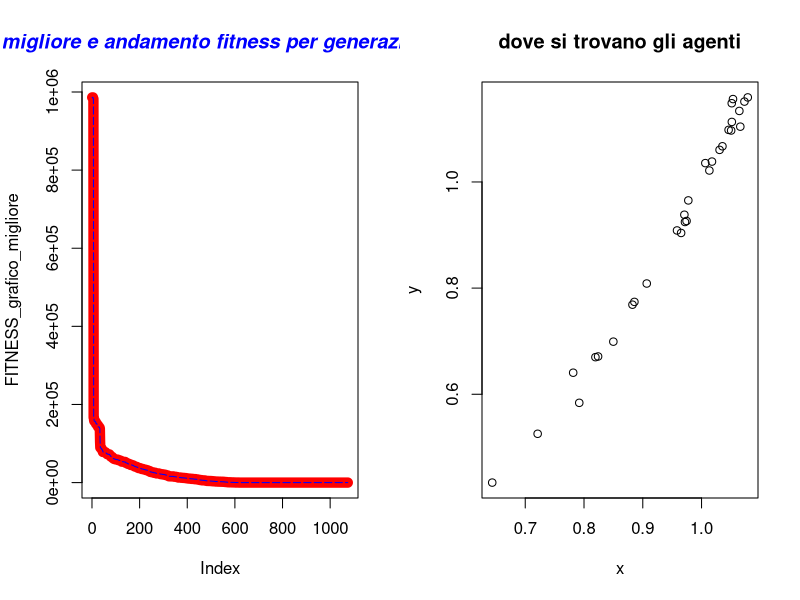

Generate this figure with R:
#  Author Nicola Bernabè ver 1.0 8/11/2021
# the implemented version of the BAT refers to the following Journal:  Bat Algorithm: A Novel Approach for Global Engineering Optimization
#author Xin-She Yang
#



controllo_intervallo<-function(x,y,ub,lb){
    if(x>ub[1]){
        x<-ub[1]
    }
    if(x<lb[1]){
        x<-lb[1]
    }
    if(y>ub[2]){
        y<-ub[2]
    }
    if(y<lb[2]){
        y<-lb[2]
    }

    return (c(x,y))
}


aggiornamento_posizione<-function(Sciame,MAX_DIMENSION_Sciame,j_iterazioni_particelle,f_min,f_max,ub,lb,BEST_FITNESS,r,A,min_max,FUNZIONE_COSTO){
    #message("f_min ",f_min)
    f_i<-f_min+(f_max-f_min)*runif(1,  0,1)
    
    v_x<-Sciame[3,j_iterazioni_particelle]+(Sciame[1,j_iterazioni_particelle]-BEST_FITNESS[1])*f_i
    v_y<-Sciame[4,j_iterazioni_particelle]+(Sciame[2,j_iterazioni_particelle]-BEST_FITNESS[2])*f_i
    #message(v_x," ",Sciame[3,j_iterazioni_particelle]," ",Sciame[1,j_iterazioni_particelle]," ",BEST_FITNESS[1]," ",f_i)
    x<-Sciame[1,j_iterazioni_particelle]+v_x
    y<-Sciame[2,j_iterazioni_particelle]+v_y
    x_y<-controllo_intervallo(x,y,ub,lb)
    x<-x_y[1]
    y<-x_y[2]
    rand<-runif(1,  0,1)
    if(rand>r){
        x<-BEST_FITNESS[1]+0.1*rnorm(1, mean = 0, sd = 1)
        y<-BEST_FITNESS[2]+0.1*rnorm(1, mean = 0, sd = 1)
    }
    x_y<-controllo_intervallo(x,y,ub,lb)
    x<-x_y[1]
    y<-x_y[2]
    sol<-FUNZIONE_COSTO(x_y[1],x_y[2])
    f_new<-sol
    rand<-runif(1,  0,1)
    if(min_max==-1){#minimizzo
        if(f_new<=Sciame[5,j_iterazioni_particelle]&&(rand<A)){
        Sciame[1,j_iterazioni_particelle]<-x_y[1]
        Sciame[2,j_iterazioni_particelle]<-x_y[2]
        Sciame[3,j_iterazioni_particelle]<-v_x
        Sciame[4,j_iterazioni_particelle]<-v_y
        Sciame[5,j_iterazioni_particelle]<-f_new
        
    }
        if(f_new<f_min){
            f_min<-f_new
            
        }


    }else{#massimizzo
        if(f_new>=Sciame[5,j_iterazioni_particelle]&&(rand<A)){
            Sciame[1,j_iterazioni_particelle]<-x_y[1]
            Sciame[2,j_iterazioni_particelle]<-x_y[2]
            Sciame[3,j_iterazioni_particelle]<-v_x
            Sciame[4,j_iterazioni_particelle]<-v_y
            Sciame[5,j_iterazioni_particelle]<-f_new
            
        }
        if(f_new>f_min){
            f_min<-f_new
            
        }


    }
    
    return(list(Sciame,f_min))
}

#aggiorni migliore fitness
aggiorna_fitness<-function(BEST_FITNESS,Migliore_fitness_generazione){
            BEST_FITNESS[1]<-Migliore_fitness_generazione[1]
            BEST_FITNESS[2]<-Migliore_fitness_generazione[2]
            BEST_FITNESS[3]<-Migliore_fitness_generazione[3]#vx 
            BEST_FITNESS[4]<-Migliore_fitness_generazione[4]#vy 
            BEST_FITNESS[5]<-Migliore_fitness_generazione[5]#fitess corrente
    return(BEST_FITNESS)


}

#scorro su tutti gli individui e cerco il fitneess migliore
controllo_migliore_fitness<-function(Sciame,min_max){
    BEST_FITNESS<-c(Sciame[1,1],Sciame[2,1],Sciame[3,1],Sciame[4,1],Sciame[5,1])
    for(i in 2:dim(Sciame)[2]) {
        if(BEST_FITNESS[5]>Sciame[5,i] && min_max==-1){#ricordo che la riga 8 è fitness corrente
            BEST_FITNESS[1]<-Sciame[1,i]#x 
            BEST_FITNESS[2]<-Sciame[2,i]#y 
            BEST_FITNESS[3]<-Sciame[3,i]#vx 
            BEST_FITNESS[4]<-Sciame[4,i]#vy 
            BEST_FITNESS[5]<-Sciame[5,i]#fitess corrente

        }else if(BEST_FITNESS[5]<Sciame[5,i]  && min_max==1){
            BEST_FITNESS[1]<-Sciame[1,i]#x corrente
            BEST_FITNESS[2]<-Sciame[2,i]#y corrente
            BEST_FITNESS[3]<-Sciame[3,i]#vx 
            BEST_FITNESS[4]<-Sciame[4,i]#vy 
            BEST_FITNESS[5]<-Sciame[5,i]#fitess corrente
        }
    }
    return(c(BEST_FITNESS[1],BEST_FITNESS[2],BEST_FITNESS[3],BEST_FITNESS[4],BEST_FITNESS[5]))
}


#inizializzo la matrice
inizializzazione<-function(ub, lb,MAX_UNKNOWNS,MAX_DIMENSION_Sciame,A,FUNZIONE_COSTO){
    Sciame<-matrix(1:1,nrow <- (MAX_UNKNOWNS*3)+2, ncol <- MAX_DIMENSION_Sciame)#oltre alla x e y ci aggiungo le 2 velocità, poi anche le x e y migliori della particella anche la fitness migliore della particella e quella corrente
    numero_casuale_x<-1
    numero_casuale_y <-1
    for(i in 1:dim(Sciame)[2]) {
        numero_casuale_x <- runif(1, lb[1],ub[1] )
        numero_casuale_y <- runif(1,  lb[2],ub[2])
        Sciame[1,i] <-numero_casuale_x
        Sciame[2,i] <-numero_casuale_y
        Sciame[3,i]<-0#vx
        Sciame[4,i]<-0#vy
        Sciame[5,i] <-FUNZIONE_COSTO(Sciame[1,i],Sciame[2,i])#fitness
    }
    return (Sciame)
}
media_sciame<-function(Sciame,j){
    x_y <- c()
    
    for(i in 1:dim(Sciame)[2]) {
        x_y <- c(x_y,Sciame[j,i])

    }
    return(mean(x_y))
}

aggiorno_file_individui<-function(Sciame,MAX_DIMENSION_Sciame,generazione){
                individuo<-c()
                x<-c()
                y<-c()
                fitness<-c()
                v_x<-c()
                v_y<-c()

                for(i in 1:MAX_DIMENSION_Sciame) {
                    x<-c(x,Sciame[1,i])
                    y<-c(y,Sciame[2,i])
                    fitness<-c(fitness,Sciame[5,i])
                    
                    }
            df<-data.frame(x,y,fitness)
            #nome_file<-"generazione"+generazione+".cvs"
            nome_file = paste("BAT generazione ",generazione,".txt",sep="")
            #write.csv(df, file=nome_file,sep=";",row.names=FALSE)
            write.table(df, file= nome_file,sep=";",row.names=FALSE)
            }

mainBAT<-function(ub,lb,MAX_UNKNOWNS,MAX_DIMENSION_Sciame,Generazioni,STAZIONARIETA,min_max,stampo_generazione,precisione,f_min,f_max,r,A,FUNZIONE_COSTO){
    

    
 
    Sciame<-inizializzazione(ub, lb,MAX_UNKNOWNS,MAX_DIMENSION_Sciame,A,FUNZIONE_COSTO)#inizializzo la popolazione
    BEST_FITNESS<-controllo_migliore_fitness(Sciame,min_max)
    FITNESS_grafico_migliore<-c()
    FITNESS_grafico_migliore_generazione<-c()
    #iterazioni calcolo per trovare il minimo
    indice_stazionarieta<-0#aumenta ad ogni generazione
    n_generazioni<-0

    
    for(i in 1:Generazioni){
        n_generazioni<-i
        for(j_iterazioni_particelle in 1:MAX_DIMENSION_Sciame){#muovo tutte le particelle una volta
            Sciame_lista<-aggiornamento_posizione(Sciame,MAX_DIMENSION_Sciame,j_iterazioni_particelle,f_min,f_max,ub,lb,BEST_FITNESS,r,A,min_max,FUNZIONE_COSTO)
            Sciame<-Sciame_lista[[1]]
            f_min<-Sciame_lista[[2]]


           
        }
        Migliore_fitness_generazione<-controllo_migliore_fitness(Sciame,min_max)
        #message(x_media)
        #message(Migliore_fitness_generazione[1]," ",BEST_FITNESS[1]," x ",x_media)
        #message(Migliore_fitness_generazione[1]," ",Migliore_fitness_generazione[2]," ",Migliore_fitness_generazione[3])
        if(Migliore_fitness_generazione[5]<BEST_FITNESS[5]  && min_max==-1){#minimizzo
            BEST_FITNESS<-aggiorna_fitness(BEST_FITNESS,Migliore_fitness_generazione)
            indice_stazionarieta=0#ritorno a 0 la stazionarietà
            message("migliore soluzione-> x ",BEST_FITNESS[1]," y ",BEST_FITNESS[2]," fitness ",BEST_FITNESS[5])
        }else if(Migliore_fitness_generazione[5]>BEST_FITNESS[5]  && min_max==1){#minimizzo
            BEST_FITNESS<-aggiorna_fitness(BEST_FITNESS,Migliore_fitness_generazione)
            indice_stazionarieta=0#ritorno a 0 la stazionarietà
            message("migliore soluzione-> x ",BEST_FITNESS[1]," y ",BEST_FITNESS[2]," fitness ",BEST_FITNESS[5])
        }
        FITNESS_grafico_migliore<-c(FITNESS_grafico_migliore,BEST_FITNESS[5])
        FITNESS_grafico_migliore_generazione<-c(FITNESS_grafico_migliore_generazione,Migliore_fitness_generazione[5])

        if(indice_stazionarieta>=STAZIONARIETA){
            message("troppo stazionaria ","generazione-> ",i," stazionario->",indice_stazionarieta)
            print(BEST_FITNESS)
            aggiorno_file_individui(Sciame,MAX_DIMENSION_Sciame,i)
            break
        }else{
            indice_stazionarieta=indice_stazionarieta+1
        }
        if((i%%stampo_generazione)==0){#stampo così so che sta facendo qualcosa
            message("generazione-> ",i," stazionario->",indice_stazionarieta)
            aggiorno_file_individui(Sciame,MAX_DIMENSION_Sciame,i)
            

        }
        if(BEST_FITNESS[5]<precisione && min_max==-1){
            message("finito algoritmo BAT, sono riuscito ad avere una soluzione molto buona ed è ",BEST_FITNESS[5]," alla generazione-> ",i)
            aggiorno_file_individui(Sciame,MAX_DIMENSION_Sciame,i)
            break
        }else if(BEST_FITNESS[5]>precisione && min_max==1){
            message("finito algoritmo BAT, sono riuscito ad avere una soluzione molto buona ed è ",BEST_FITNESS[5]," alla generazione-> ",i)
            aggiorno_file_individui(Sciame,MAX_DIMENSION_Sciame,i)
            break
        }
    }
    windows()
    par(mfrow=c(1,2))
    plot(FITNESS_grafico_migliore, type="l", col="red",lwd=10)
    lines(FITNESS_grafico_migliore_generazione, type="l", col="blue",lty=5)
    title(main="migliore e andamento fitness per generazione", col.main="blue", font.main="4")
    
    x_particelle<-c()
    y_particelle<-c()
    for(x_y in 1:MAX_DIMENSION_Sciame){
        x_particelle<-c(x_particelle,Sciame[1,x_y])
        y_particelle<-c(y_particelle,Sciame[2,x_y])

    }

    plot(x_particelle, y_particelle, xlab="x",ylab="y", main="dove si trovano gli agenti") 
    BEST_FITNESS<-list(BEST_FITNESS,"BAT",n_generazioni)
    return(BEST_FITNESS)
    
 
}

#riesco a trovare la soluzione con questi intervalli 
#ub<-c(1000000000,1000000000)  # upper bound of the unknowns
#lb<-c(-1000000000,-1000000000)  #lower bound of the unknowns


#milione
#ub<-c(1000000,1000000)  # upper bound of the unknowns
#lb<-c(-1000000,-1000000)  #lower bound of the unknowns


#ub<-c(10000,10000)  # upper bound of the unknowns
#lb<-c(-10000,-10000)  #lower bound of the unknowns


ub<-c(100,100)# upper bound of the unknowns
lb<-c(-100,-100)  #lower bound of the unknowns

#ub<-c(512,512)  
#lb<-c(-512,-512)


MAX_UNKNOWNS<-2  #numero variabili
MAX_DIMENSION_Sciame<-30#dimensione popolazione
Generazioni<-1000000000
STAZIONARIETA<-10000
f_min<-0
f_max<-2#ub[1]
r<-0.95
A<-0.95#A_max#puo essere costante o decrescere
min_max<--1#-1 minimizzo,1 massimizzo
stampo_generazione<-5000
#massimizzo
#precisione<-11.999999#Parabolic Function
#precisione<-79.999#rastrigin function 
#precisione<-414.23847913128#Parabolic Function

#minimizzo
precisione<-0.001#
#precisione<--0.999999#Easom function
#precisione<-0.2925789999#Schaffer function N. 4 f(0,+-1.25313)=0.292579
#precisione<--0.999999#per funzioni con minimo negativo
#precisione<--959.6406#Eggholder function   f(512,404.2319)=-959.6407   i domini x e y   ub<-c(512,512)  lb<-c(-512,-512)


FUNZIONE_COSTO<-function(x,y){
    z<-(100*(y-(x)^2)^2)+(1-x)^2#FUNZIONE_COSTO banana  f(1,1)=0
    #z<-((1-x)^2)+100*((y-x^2))^2#Rosenbrock function constrained with a cubic and a line  sol f(1,1)=0
    #z<-(1.5-x+x*y)^2+(2.25-x+x*y^2)^2+(2.625-x+x*y^3)^2#Beale function f(3,0.5)=0
    #z<-0.26*(x^2+y^2)-0.48*x*y#Matyas function f(0,0)=0
    #z<-(sin(3*pi*x))^2+(x-1)^2*(1+sin(3*pi*y))+(y-1)^2*(1+(sin(2*pi*y))^2)#Lévi function N.13  f(1,1)=0
    #z<-0.5+((sin(x^2-y^2))^2-0.5)/(1+0.001*(x^2+y^2))^2#Schaffer function N. 2  f(0,0)=0
    #z<-2*x^2-1.05*x^4+(x^6/6)+x*y+y^2#THREE-HUMP CAMEL FUNCTION xi  [-5, 5]  f(0,0)=0
    #z<-100*sqrt(abs(y-0.01*x^2))+0.01*abs(x+10)#Bukin function N.6 f(-10,1)=0
    #z<--20*exp(-0.2*sqrt((1/2)*(x*x+y*y)))-exp(1/2*((cos(2*pi*x)+cos(2*pi*y))))+20+exp(1)#ACKLEY FUNCTION xi  [-32.768, 32.768]  f(0,0)=0


    #z<-0.5+(((cos(sin(abs(x^2-y^2))))^2 - 0.5)/((1 + 0.001*(x^2+y^2))^2))#Schaffer function N. 4 f(0,+-1.25313)=0.292579

    #con minimo negativo
    #z<--cos(x)*cos(y)*exp(-((x-pi)^2+(y-pi)^2))#Easom function f(pi,pi)=-1  mettere precisione -0.999999
    
    #z<--(y+47)*sin(sqrt(abs(x/2+(y+47))))-x*sin(sqrt(abs(x-(y+47))))#Eggholder function   f(512,404.2319)=-959.6407    
    #precisione<--959.6406999
    #ub<-c(512,512)  
    #lb<-c(-512,-512)


    #massimizzare
    #z<-12-(x^2+y^2)/100 #Parabolic Function  f(0,0)=12 non so ma il massimo è 12
    #z<-80-(20+x^2+y^2-10*(cos(2*pi*x)+cos(2*pi*y)))#rastrigin function f(0,0)=80
    #z<-275-((x^4-16*x^2+5*x*0.5)+(y^4-16*y^2+5*y*0.5)+3)#Styblinski Function f(-2.8667,-2.8667)=414.23847913
    return (z)
}




soluzione<-mainBAT(ub,lb,MAX_UNKNOWNS,MAX_DIMENSION_Sciame,Generazioni,STAZIONARIETA,min_max,stampo_generazione,precisione,f_min,f_max,r,A,FUNZIONE_COSTO)
#print(soluzione)

algoritmo<-c(soluzione[[2]][1])
x<-c(soluzione[[1]][1])
y<-c(soluzione[[1]][2])
fitness<-c(soluzione[[1]][5])
generazioni_soluzione<-c(soluzione[[3]][1])
df<-data.frame(algoritmo,x,y,fitness,generazioni_soluzione)
write.table(df, file="soluzione BAT.txt",sep=";",row.names=FALSE)
